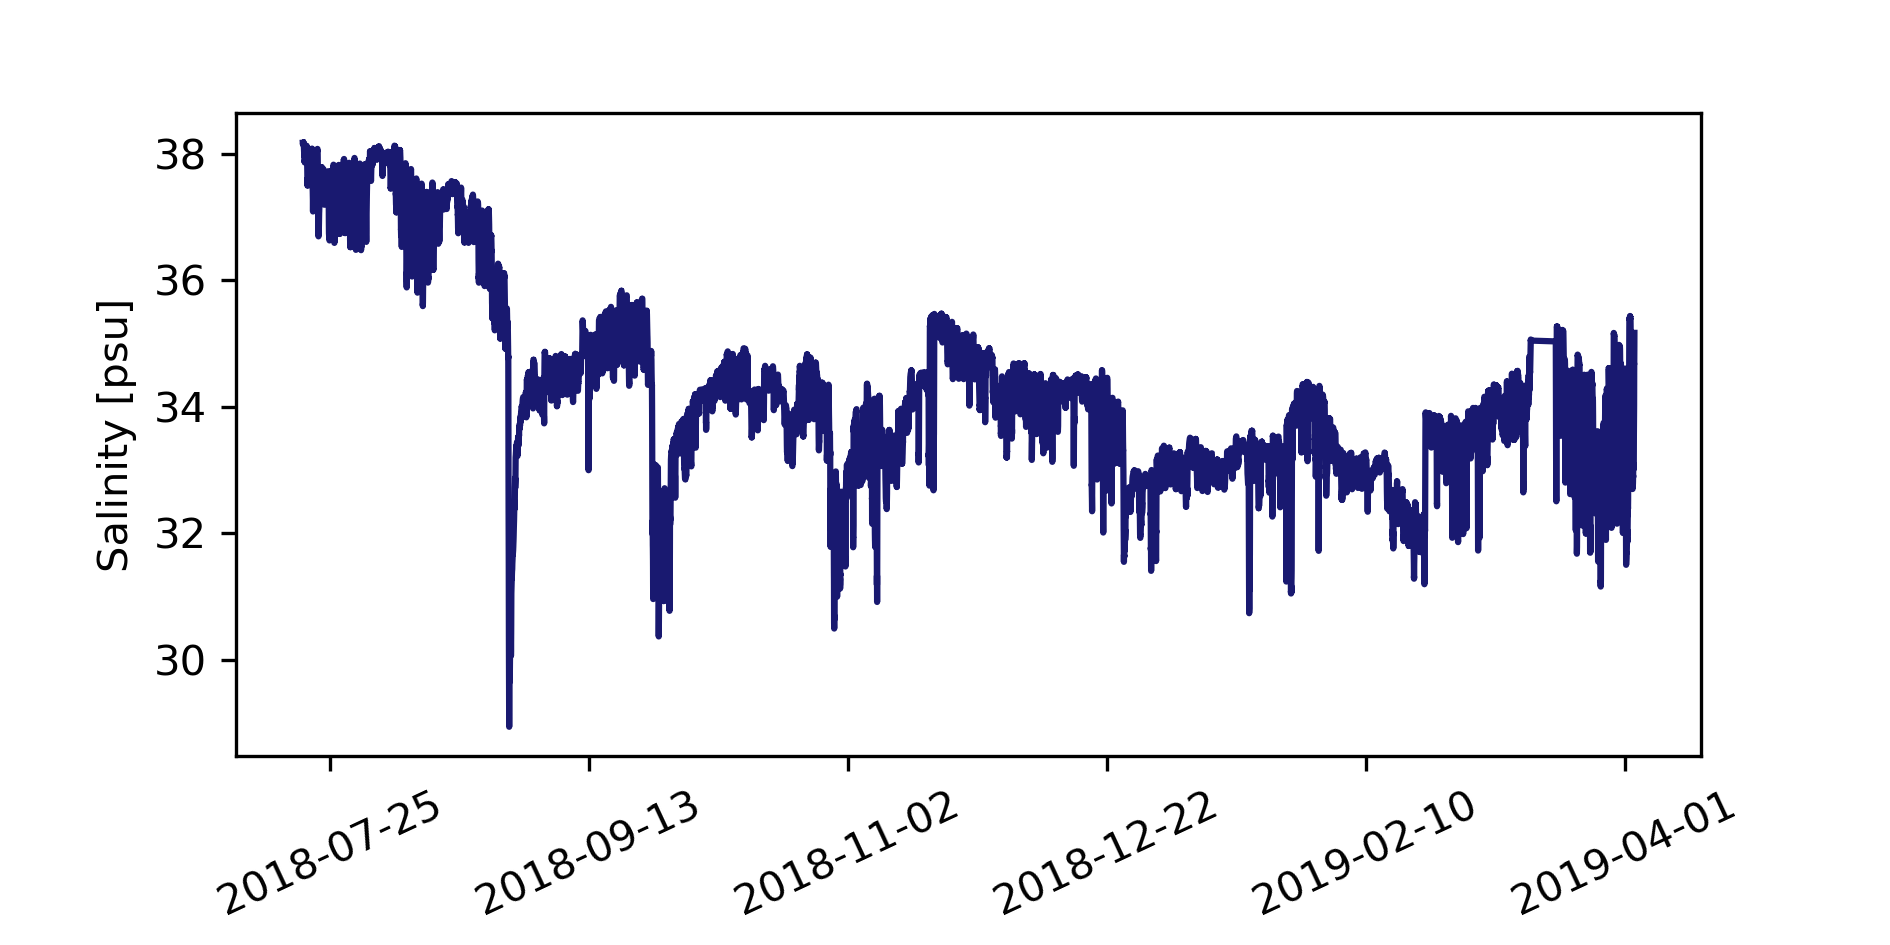

This chart was generated by the following Python code:
# TIme series of surface salinity at Nomilo fishpond south shore

import matplotlib.pyplot as plt
import matplotlib.dates as md
import pandas as pd
import datetime as dt

df = pd.read_csv('nomilo,node-105,sal.csv')
df = df.loc[df.sal>20]
dates=[dt.datetime.fromtimestamp(ts) for ts in df.ReceptionTime]
datenums=md.date2num(dates)

fig, ax = plt.subplots(1, figsize = (6.3, 3.15))
plt.xticks( rotation=25 )
plt.subplots_adjust(bottom=0.2)
ax.plot(datenums, df.sal.rolling(window=200).mean(), c = 'midnightblue')
xfmt = md.DateFormatter('%Y-%m-%d')
ax.xaxis.set_major_formatter(xfmt)
ax.set_ylabel('Salinity [psu]')
fig.savefig('NomiloSalTimeseries.png', dpi = 300)
plt.show()
